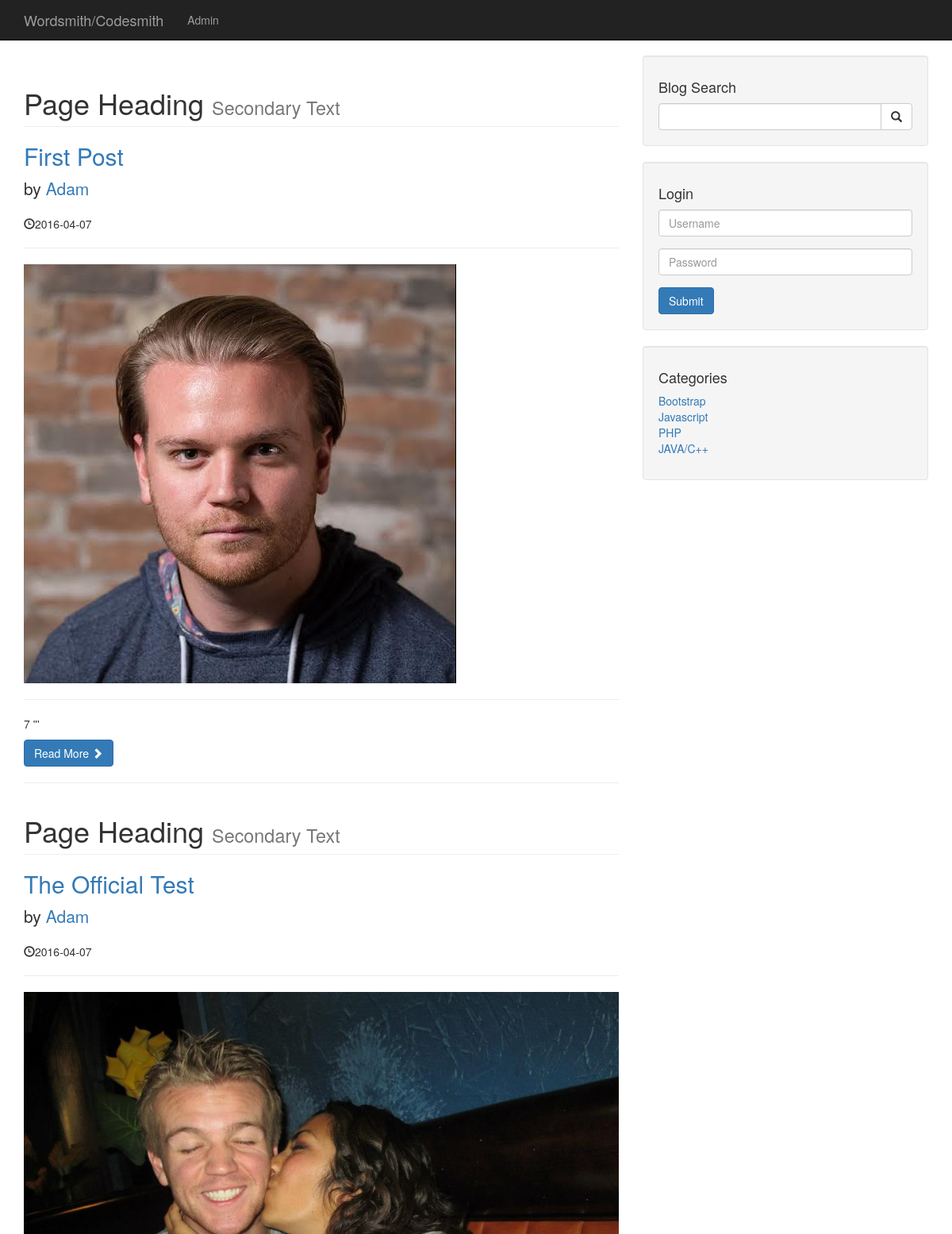
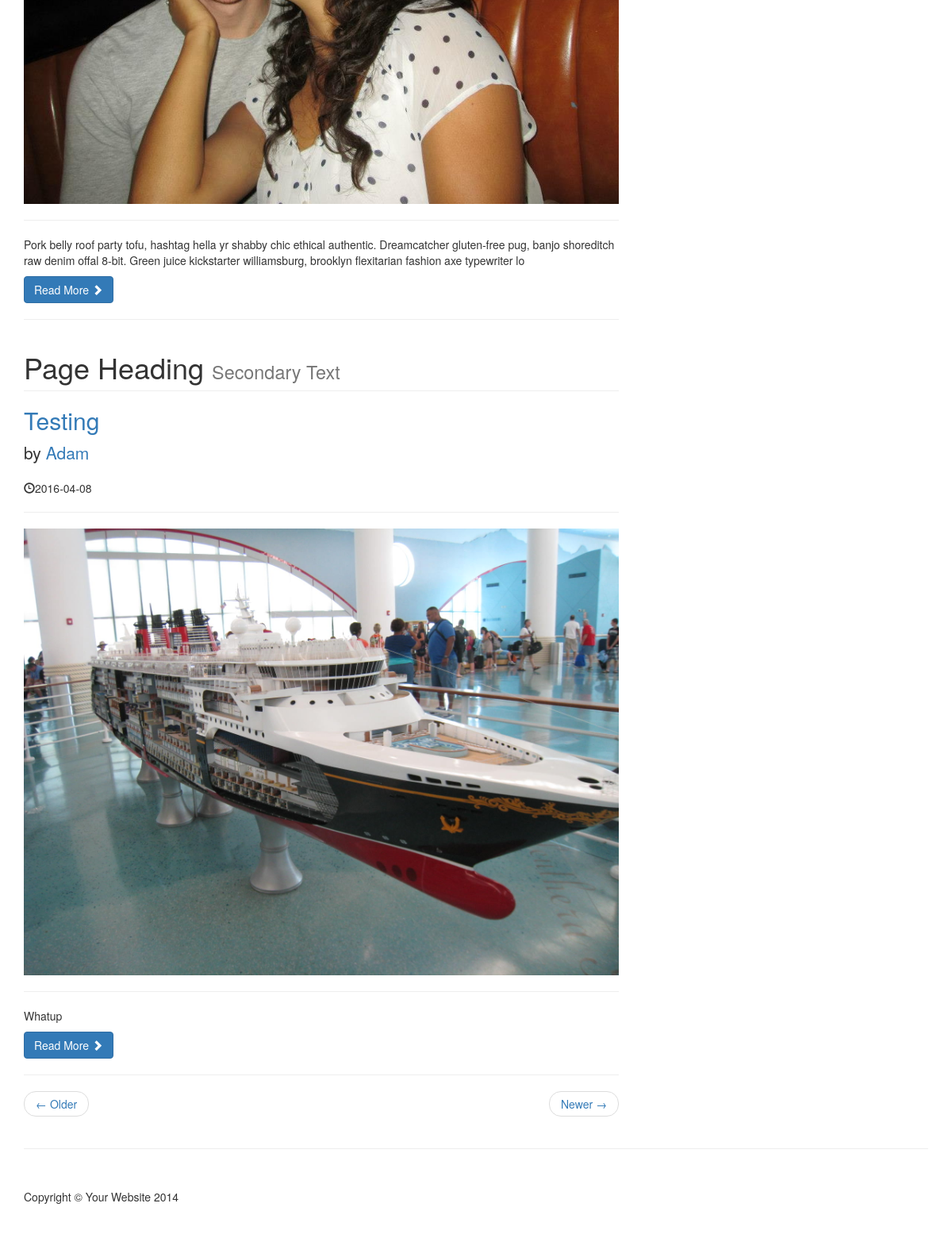
The app's page /category.php?category=1 with its own data (2 pictures, top to bottom).
### tables this page shows
CREATE TABLE `posts` (
  `post_id` int(3) NOT NULL,
  `post_category_id` int(3) NOT NULL,
  `post_title` varchar(255) NOT NULL,
  `post_author` varchar(255) NOT NULL,
  `post_date` date NOT NULL,
  `post_image` text NOT NULL,
  `post_content` text NOT NULL,
  `post_tags` varchar(255) NOT NULL,
  `post_comment_count` int(11) NOT NULL,
  `post_status` varchar(255) NOT NULL DEFAULT 'draft'
);

CREATE TABLE `categories` (
  `cat_id` int(3) NOT NULL,
  `cat_title` varchar(255) NOT NULL
);

### category.php (the view, shortened to what this page needs)
<?php include "includes/db.php"?>
<?php include "includes/header.php"?>
<body>
    <?php include "includes/navigation.php" ?>
    <div class="container">
        <div class="row">
            <div class="col-md-8">
                <?php
        if(isset($_GET['category'])) {
            $post_category_id = $_GET['category'];
        }
        $query = "SELECT * FROM posts WHERE post_category_id = $post_category_id";
        $select_all_posts_query = mysqli_query($connection, $query);
        while($row = mysqli_fetch_assoc($select_all_posts_query)) {
            $post_id = $row["post_id"];
            $post_title = $row['post_title'];
            $post_author = $row["post_author"];
            $post_date = $row["post_date"];
            $post_image = $row["post_image"];
            $post_content = substr($row["post_content"], 0, 230);
                ?>
                <h1 class="page-header">
                    Page Heading
                    <small>Secondary Text</small>
                </h1>
                <h2>
                    <a href="post.php?p_id=<?php echo $post_id;?>"><?php echo $post_title; ?></a>
                </h2>
                <p class="lead">
                    by <a href="index.php"><?php echo $post_author;?></a>
                </p>
                <p><span class="glyphicon glyphicon-time"></span><?php echo $post_date;?></p>
                <hr>
                <img class="img-responsive" src="images/<?php echo $post_image;?>" alt="">
                <hr>
                <p><?php echo $post_content;?></p>
                <a class="btn btn-primary" href="#">Read More <span class="glyphicon glyphicon-chevron-right"></span></a>
                <hr>
                <?php } ?>
                <ul class="pager">
                    <li class="previous">
                        <a href="#">&larr; Older</a>
                    </li>
                    <li class="next">
                        <a href="#">Newer &rarr;</a>
                    </li>
                </ul>
            </div>
            <?php include "includes/sidebar.php"?>
        </div>
        <hr>
        <footer>
            <div class="row">
                <div class="col-lg-12">
                    <p>Copyright &copy; Your Website 2014</p>
                </div>
            </div>
        </footer>
    </div>
</body>
<?php include "includes/footer.php" ?>

### includes/header.php (shortened to what this page needs)
<!DOCTYPE html>
<html lang="en">
    <head>
        <link rel="stylesheet" href="https://maxcdn.bootstrapcdn.com/bootstrap/3.3.6/css/bootstrap.min.css">
        <link href="css/bootstrap.min.css" rel="stylesheet">
        <link href="css/blog-home.css" rel="stylesheet">
</head>

### includes/navigation.php (shortened to what this page needs)
   <nav class="navbar navbar-inverse navbar-fixed-top" role="navigation">
    <div class="container">
        <div class="navbar-header">
            <a class="navbar-brand" href="index.php">Wordsmith/Codesmith</a>
        </div>
        <div class="collapse navbar-collapse" id="bs-example-navbar-collapse-1">
            <ul class="nav navbar-nav">
                <li>
                    <a href="admin">Admin</a>
                </li>
            </ul>
        </div>
    </div>
</nav>

### includes/sidebar.php (shortened to what this page needs)
<div class="col-md-4">
    <div class="well">
        <h4>Blog Search</h4>
        <form action="" method="post">
        <div class="input-group">
            <input name="search" type="text" class="form-control">
            <span class="input-group-btn">
                <button name="submit" class="btn btn-default" type="submit">
                    <span class="glyphicon glyphicon-search"></span>
                </button>
            </span>
        </div>
        </form>
    </div>
    <div class="well">
        <h4>Login</h4>
        <form action="includes/login.php" method="post">
            <div class="form-group">
                <input name="username" type="text" class="form-control" placeholder="Username">
            </div>
            <div class="form-group">
                <input name="password" type="password" class="form-control" placeholder="Password">
            </div>
            <span clsss="form-group-btn">
                <button class="btn btn-primary" name="login" type="submit">Submit</button>
            </span>
        </form>
    </div>
    <div class="well">
        <?php
        $query = "SELECT * FROM categories";
        $select_categories_sidebar = mysqli_query($connection, $query);
        ?>
        <h4>Categories</h4>
        <div class="row">
            <div class="col-lg-12">
                <ul class="list-unstyled">
                   <?php
                    while($row = mysqli_fetch_assoc($select_categories_sidebar)) {
                        $cat_title = $row["cat_title"];
                        $cat_id = $row['cat_id'];
                        echo "<li><a href='category.php?category=$cat_id'>{$cat_title}</a></li>";
                    }
                    ?>
                </ul>
            </div>
        </div>
    </div>
</div>

### includes/footer.php
</html>

### css/blog-home.css (style rules this page uses)
body { padding-top: 70px; }
footer { margin: 50px 0; }

### records on screen
posts: post_title "First Post", post_author "Adam", post_date "2016-04-07", post_image (picture), post_content "7 '''"
posts: post_title "The Official Test", post_author "Adam", post_date "2016-04-07", post_image (picture), post_content "Pork belly roof party tofu, hashtag hella yr shabby chic ethical authentic. Dreamcatcher gluten-free pug, banjo shoreditch raw denim offal 8-bit. Green juice kickstarter williamsburg, brooklyn flexitarian fashion axe typewriter lo"
posts: post_title "Testing", post_author "Adam", post_date "2016-04-08", post_image (picture), post_content "Whatup"
categories: cat_title "Bootstrap"
categories: cat_title "Javascript"
categories: cat_title "PHP"
categories: cat_title "JAVA/C++"
